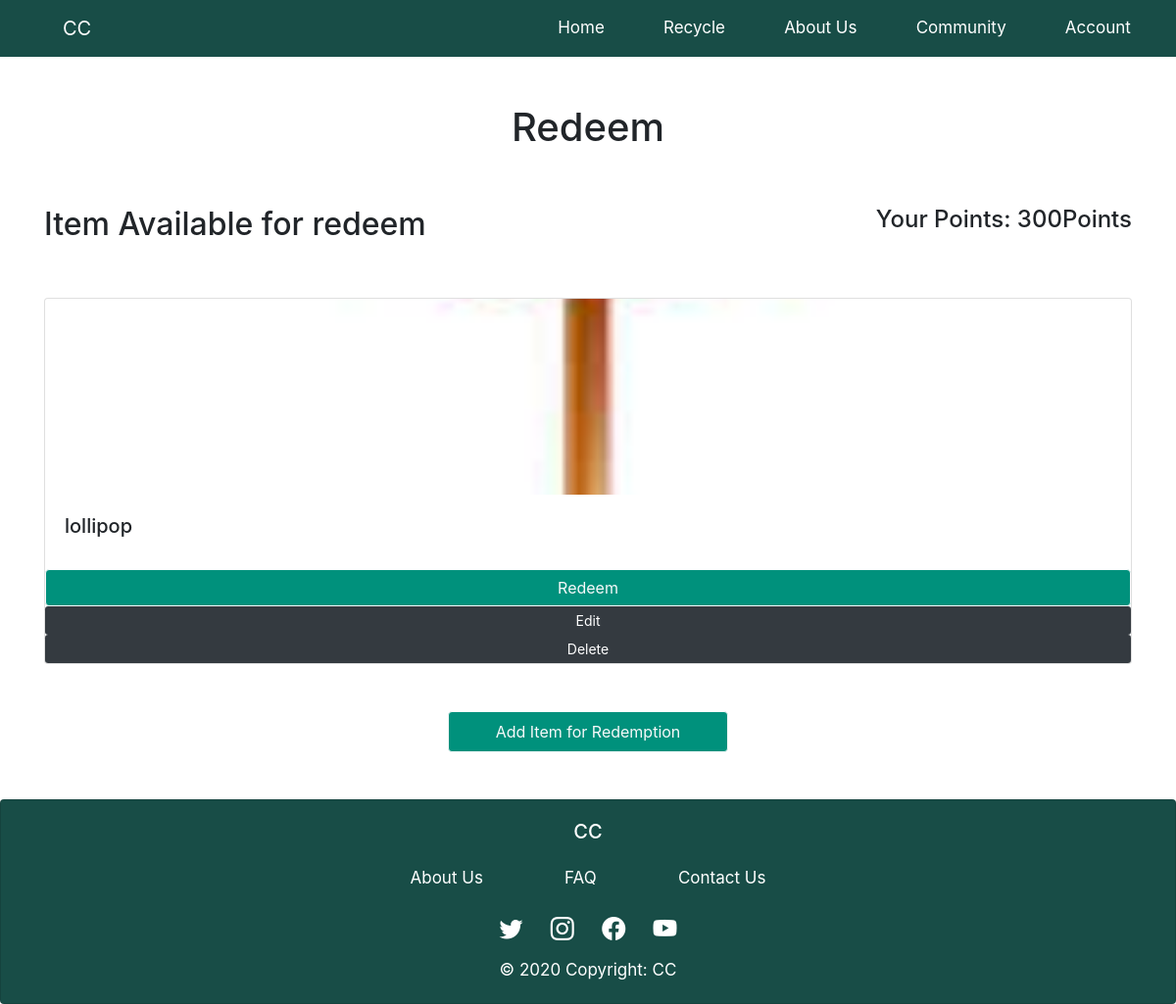
/Redeem, run on an earlier commit of the app's database.
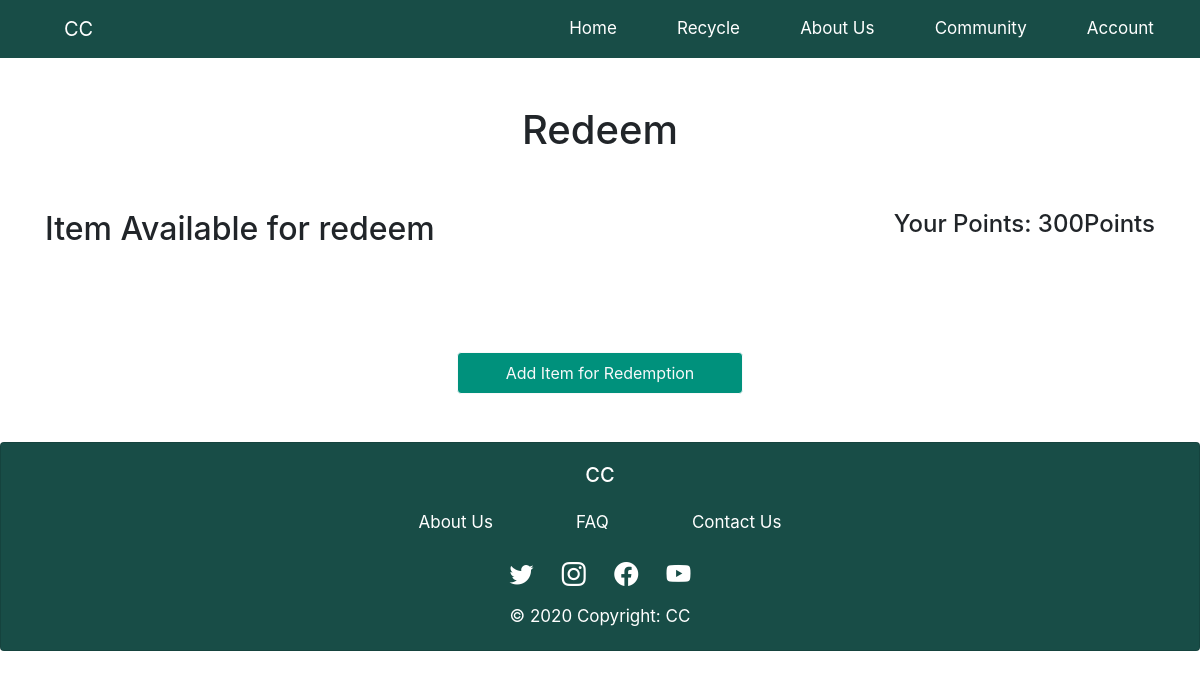
And on a later commit of the database.
### app.py (models this page shows, shortened)
class Redeem(db.Model):
    id = db.Column(db.Integer, primary_key = True)
    name = db.Column(db.String(200), nullable = False, unique = True)
    date_added = db.Column(db.DateTime, default=datetime.utcnow)
    point_required = db.Column(db.Integer)
    itemImage = db.Column(db.String(200), nullable = False, unique = True)
    quantity_available = db.Column(db.Integer)
    redeemItem = db.relationship('RedeemedItem', backref = 'redeem', lazy = True)

### app.py (the view)
@app.route('/Redeem', methods=['GET', 'POST'])
def redeem():
    our_items = Redeem.query.order_by(Redeem.date_added)
    return render_template("redeem.html", our_items= our_items)

### app.py (called while the page is built)
@app.before_request
def before_request():
    g.user = None
    if 'user id' in session:
        g.user = session['user id']

### templates/redeem.html (shortened to what this page needs)
{% extends "base.html" %}
{% block head %}
    <link rel="stylesheet" href="{{ url_for('static', filename='CSS/redeem.css')}}">
{% endblock %}
{% block content %}
<div class="container">
    <h1 class="p-5 text-center">Redeem</h1>
    <div class="d-flex justify-content-between">
        <h2>Item Available for redeem</h2>
        <h4>Your Points: 300Points</h4>
    </div>
    <div class="card-deck py-5">
      {% for our_item in our_items %}
        <div class="card">
          <img class="img-fluid fit-image" src="{{url_for('static', filename='IMAGE/' + our_item.itemImage )}}" class="card-img-top" alt="...">
          <div class="card-body">
            <h5 class="card-title">{{our_item.name}}</h5>
          </div>
          <a href="{{ url_for('add_redeem_item', id=our_item.id)}}" class="text-center btn btn-primary btn-green btn-outline-light w-100">Redeem</a>
          <a href="{{ url_for('update_redeem_item', id=our_item.id)}}" class="text-center btn-sm btn-dark w-100">
            Edit
          </a>
          <a type="button" href="{{ url_for('delete_redeem', id=our_item.id)}}" class="text-center btn-sm btn-dark w-100">
            Delete
          </a>
        </div>
        {% endfor %}
    </div>
    <div class="d-flex justify-content-center pb-5">
      <a href="/createRedeemItem" class="btn btn-green btn-outline-light px-5 py-2">Add Item for Redemption</a>
    </div>
</div>
{% endblock %}

What changed in the data, as far as the page shows it:
removed Redeem: itemImage (picture), name "lollipop"
